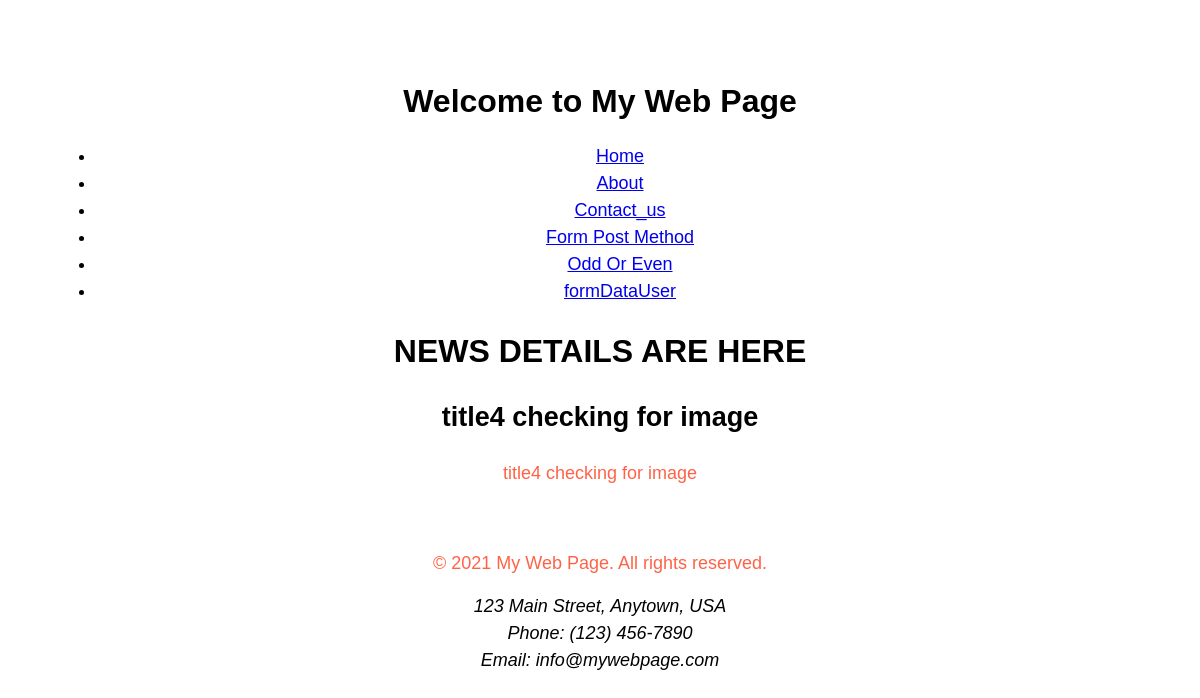
Screenshot of /newsDetails/4 with the database file from the repository.
### news/models.py (models this page shows)
class News(models.Model):
    news_title       = models.CharField(max_length=100)
    news_description = HTMLField()
    news_image       = models.FileField(upload_to="news/",max_length=250,null=True,default=None)
    news_slug        = AutoSlugField(populate_from="news_title",unique=True,null=True,default=None)

### learningDjango/views.py (the view)
# urls.py: path('newsDetails/<id>', newsDetailsId, name="newsDetailsId"),
def newsDetailsId(request , id):
    newsData = News.objects.filter(id=id).first()
    if newsData:
        data = {
            "news_title": newsData.news_title,
            "news_description": newsData.news_description,
        }
        return render(request, "NewsDetails.html", data)
    else:
        return HttpResponse("News not found!")

### templates/NewsDetails.html (shortened to what this page needs)
{% extends "Base.html" %}
{% block content %}
<body>
  <h1>NEWS DETAILS ARE HERE</h1>
  <h2>{{news_title}}</h2>
  <p>{{news_description |safe}}</p>
</body>
</html>
{% endblock content %}

### static/css/style.css (style rules this page uses)
body { font-family: sans-serif; text-align: center; padding: 3rem; font-size: 1.125rem; line-height: 1.5; transition: all 725ms ease-in-out; }
h1 { font-size: 2rem; font-weight: bolder; margin-bottom: 1rem; }
p { margin-bottom: 1rem; color: tomato; }

### rows the page displays
News: news_title "title4 checking for image", news_description "title4 checking for image"
